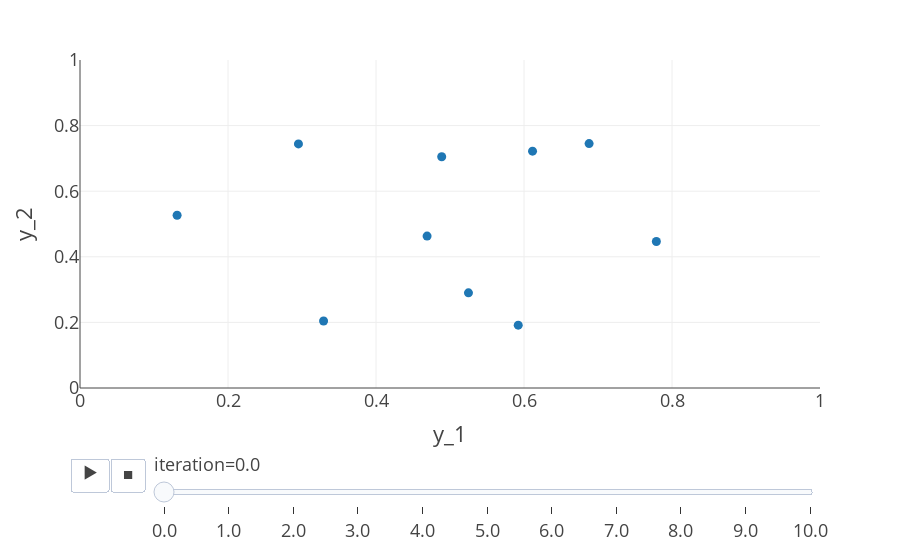

The notebook cell this image was saved under:
### Code cell
import plotly.express as ex
import plotly.io as pio

pio.templates.default="presentation"

ex.scatter(
    solutions,
    x="y_1",
    y="y_2",
    animation_frame="iteration",
    range_x=[0, 1],
    range_y=[0,1]
)

### Figure 1 — Plotly figure (JSON) as saved in the notebook; plotly's stock layout.template omitted (floating-point values rounded to 4 significant figures)
{"data": [{"hovertemplate": "iteration=0.0<br>y_1=%{x}<br>y_2=%{y}<extra></extra>", "legendgroup": "", "marker": {"color": "#1F77B4", "symbol": "circle"}, "mode": "markers", "name": "", "orientation": "v", "showlegend": false, "type": "scatter", "x": [0.1312, 0.2952, 0.3291, 0.469, 0.4888, 0.5249, 0.5922, 0.6115, 0.688, 0.7789], "xaxis": "x", "y": [0.5267, 0.7441, 0.2043, 0.4631, 0.7051, 0.2902, 0.1915, 0.722, 0.7451, 0.4468], "yaxis": "y"}], "layout": {"autosize": true, "legend": {"tracegroupgap": 0}, "margin": {"t": 60}, "sliders": [{"active": 0, "currentvalue": {"prefix": "iteration="}, "len": 0.9, "pad": {"b": 10, "t": 60}, "steps": [{"args": [["0.0"], {"frame": {"duration": 0, "redraw": false}, "fromcurrent": true, "mode": "immediate", "transition": {"duration": 0, "easing": "linear"}}], "label": "0.0", "method": "animate"}, {"args": [["1.0"], {"frame": {"duration": 0, "redraw": false}, "fromcurrent": true, "mode": "immediate", "transition": {"duration": 0, "easing": "linear"}}], "label": "1.0", "method": "animate"}, {"args": [["2.0"], {"frame": {"duration": 0, "redraw": false}, "fromcurrent": true, "mode": "immediate", "transition": {"duration": 0, "easing": "linear"}}], "label": "2.0", "method": "animate"}, {"args": [["3.0"], {"frame": {"duration": 0, "redraw": false}, "fromcurrent": true, "mode": "immediate", "transition": {"duration": 0, "easing": "linear"}}], "label": "3.0", "method": "animate"}, {"args": [["4.0"], {"frame": {"duration": 0, "redraw": false}, "fromcurrent": true, "mode": "immediate", "transition": {"duration": 0, "easing": "linear"}}], "label": "4.0", "method": "animate"}, {"args": [["5.0"], {"frame": {"duration": 0, "redraw": false}, "fromcurrent": true, "mode": "immediate", "transition": {"duration": 0, "easing": "linear"}}], "label": "5.0", "method": "animate"}, {"args": [["6.0"], {"frame": {"duration": 0, "redraw": false}, "fromcurrent": true, "mode": "immediate", "transition": {"duration": 0, "easing": "linear"}}], "label": "6.0", "method": "animate"}, {"args": [["7.0"], {"frame": {"duration": 0, "redraw": false}, "fromcurrent": true, "mode": "immediate", "transition": {"duration": 0, "easing": "linear"}}], "label": "7.0", "method": "animate"}, {"args": [["8.0"], {"frame": {"duration": 0, "redraw": false}, "fromcurrent": true, "mode": "immediate", "transition": {"duration": 0, "easing": "linear"}}], "label": "8.0", "method": "animate"}, {"args": [["9.0"], {"frame": {"duration": 0, "redraw": false}, "fromcurrent": true, "mode": "immediate", "transition": {"duration": 0, "easing": "linear"}}], "label": "9.0", "method": "animate"}, {"args": [["10.0"], {"frame": {"duration": 0, "redraw": false}, "fromcurrent": true, "mode": "immediate", "transition": {"duration": 0, "easing": "linear"}}], "label": "10.0", "method": "animate"}], "x": 0.1, "xanchor": "left", "y": 0, "yanchor": "top"}], "updatemenus": [{"buttons": [{"args": [null, {"frame": {"duration": 500, "redraw": false}, "fromcurrent": true, "mode": "immediate", "transition": {"duration": 500, "easing": "linear"}}], "label": "&#9654;", "method": "animate"}, {"args": [[null], {"frame": {"duration": 0, "redraw": false}, "fromcurrent": true, "mode": "immediate", "transition": {"duration": 0, "easing": "linear"}}], "label": "&#9724;", "method": "animate"}], "direction": "left", "pad": {"r": 10, "t": 70}, "showactive": false, "type": "buttons", "x": 0.1, "xanchor": "right", "y": 0, "yanchor": "top"}], "xaxis": {"anchor": "y", "domain": [0, 1], "range": [0, 1], "title": {"text": "y_1"}, "type": "linear"}, "yaxis": {"anchor": "x", "domain": [0, 1], "range": [0, 1], "title": {"text": "y_2"}, "type": "linear"}}}
